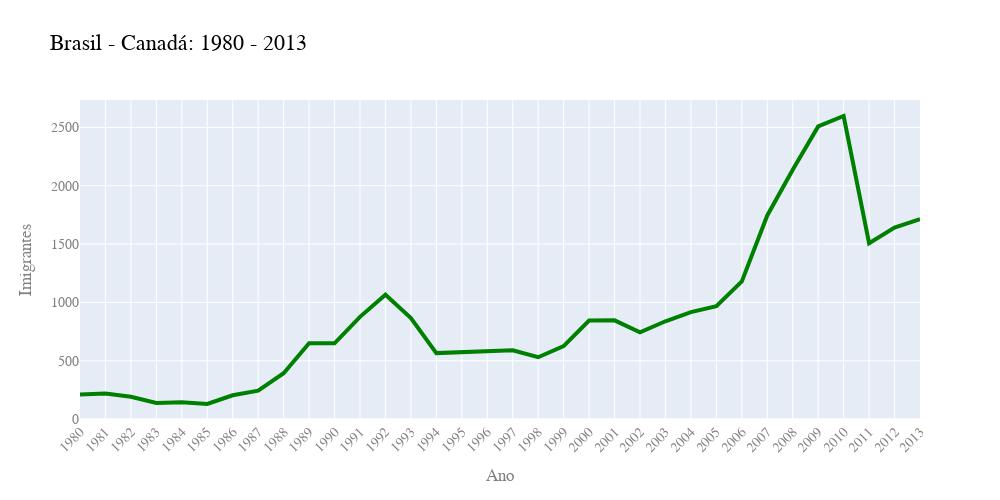

Here is the notebook cell this chart was saved with:
### Code cell
fig = px.line(data_frame = dados_brasil, x = 'ano', y = 'imigrantes', title = 'Brasil - Canadá: 1980 - 2013')

fig.update_layout(width = 1000, height = 500, xaxis = {'tickangle': -45},\
                  xaxis_title = 'Ano', yaxis_title = 'Imigrantes',\
                  font_family = 'Arial', font_size = 14, font_color = 'Grey',\
                  title_font_color = 'Black', title_font_size = 22) #Alterando propriedades do gráfico

fig.update_traces(line_color = 'green', line_width = 4)
fig.show() #Método para exibir o gráfico

### Figure 1 — Plotly figure (JSON) as saved in the notebook; plotly's stock layout.template omitted (floating-point values rounded to 4 significant figures)
{"data": [{"hovertemplate": "ano=%{x}<br>imigrantes=%{y}<extra></extra>", "legendgroup": "", "line": {"color": "green", "dash": "solid", "width": 4}, "marker": {"symbol": "circle"}, "mode": "lines", "name": "", "orientation": "v", "showlegend": false, "type": "scatter", "x": ["1980", "1981", "1982", "1983", "1984", "1985", "1986", "1987", "1988", "1989", "1990", "1991", "1992", "1993", "1994", "1995", "1996", "1997", "1998", "1999", "2000", "2001", "2002", "2003", "2004", "2005", "2006", "2007", "2008", "2009", "2010", "2011", "2012", "2013"], "xaxis": "x", "y": [211, 220, 192, 139, 145, 130, 205, 244, 394, 650, 650, 877, 1066, 866, 566, 572, 586, 591, 531, 626, 845, 847, 745, 839, 917, 969, 1181, 1746, 2138, 2509, 2598, 1508, 1642, 1714], "yaxis": "y"}], "layout": {"font": {"color": "Grey", "family": "Arial", "size": 14}, "height": 500, "legend": {"tracegroupgap": 0}, "title": {"font": {"color": "Black", "size": 22}, "text": "Brasil - Canadá: 1980 - 2013"}, "width": 1000, "xaxis": {"anchor": "y", "autorange": true, "domain": [0, 1], "range": [0, 33], "tickangle": -45, "title": {"text": "Ano"}, "type": "category"}, "yaxis": {"anchor": "x", "autorange": true, "domain": [0, 1], "range": [-7.111, 2735.0], "title": {"text": "Imigrantes"}, "type": "linear"}}}
